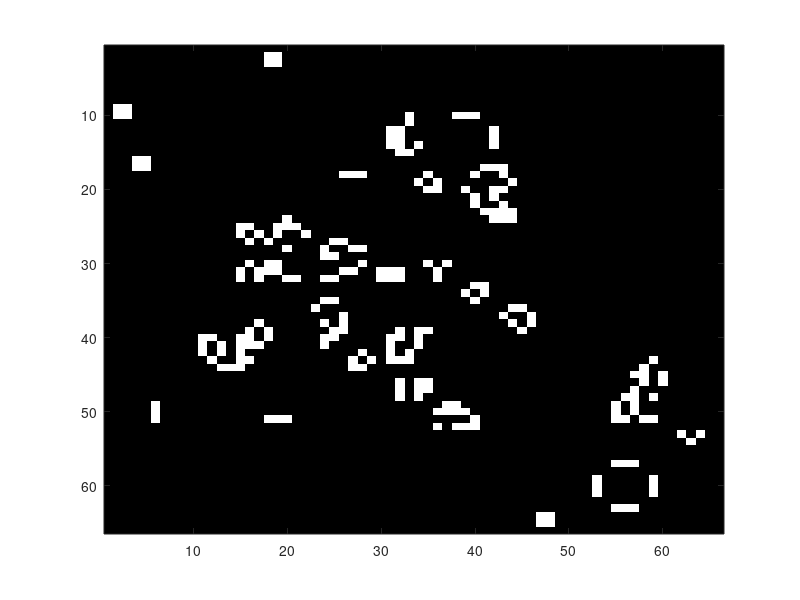

Write the MATLAB code that produced this figure.
%%%%%%%%%%%%%%%%%%%%%%%%%%%%%%%%%%%%%%%%%%%%%%%%%%%%%%%%%%%%%%%%%
% Introduction to Scientific Computing - WBCS14003              %
%                                                               %
%  Simulate spatial pattern formation in Matlab                 %
%  via cellular automata                                        %
%                                                               %
%%%%%%%%%%%%%%%%%%%%%%%%%%%%%%%%%%%%%%%%%%%%%%%%%%%%%%%%%%%%%%%%%

clc;                                 % clear the command window 
close all                            % close open figure windows      
clear all;                           % remove items from the workspace

n=64;                                % number of cells horizontally/vertically
p=0.7;                               % probability that a cell is alive 
max_gen=100;                         % maximal number of generations

% Initialize matrix A 
imname='random';                     % name of the pattern
A=rand(n,n)<p;                       % n x n matrix A with random zeroes/ones
                                     % expected number of living cells is p (for n large)

% Print the initial fraction of living cells on the screen
fprintf('initial fraction of living cells=%f\n',sum(sum(abs(A)))/n^2);

% Display the initial pattern of living and dead cells as an image 
% The living cells are white, the dead cells black. 
figure;                              % open a figure window
imHandle = imagesc(A,[0 1]);         % display the matrix A as an image. 
                                     % The value range of A is [0 1].
colormap(gray);                      % set a gray scale color table

% Write the image to a PNG file
gen=1;                               % current generation number 
imfile = [imname,'_n=',int2str(n),'_p=',num2str(p),'_gen=',int2str(gen),'.png'];
imwrite(A, imfile);                  % write A 

% Expand matrix A to matrix A1 because of the extra borders needed
A1=zeros(n+2,n+2);                   % initialise (n+2)x(n+2) matrix with zeroes 
A1(2:n+1,2:n+1)=A;                   % Insert matrix A in matrix A1 

% Now compute the successive generations via the majority rule. 
% The algorithm should terminate as soon as no more differences 
% occur between successive generations.

% Here comes your code ....
while gen<=max_gen
  A2 = A1;
  for j=2:n+1
    for k=2:n+1
      neighborSum=0;
      M=A2(j-1:j+1,k-1:k+1);
      neighborSum = sum(sum(M))-M(2,2);
      if (A1(j,k) == 1 && neighborSum < 2 || A1(j,k) == 1 && neighborSum > 3)
        A1(j,k) = 0;
      elseif (A1(j,k) == 0 && neighborSum ==3)
        A1(j,k) = 1;
      end
    end
  end
  if A1 == A2
    break;
  end
  gen++;
  set(imHandle, 'CData', A1);
  drawnow;
  pause(1);

end